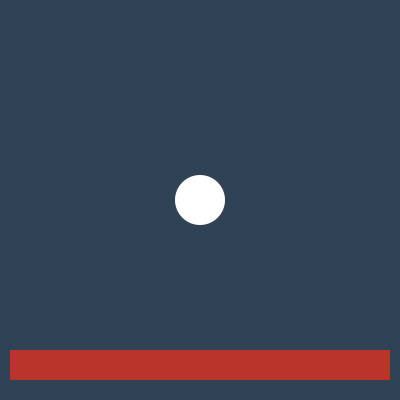
Frame 1 (no input)
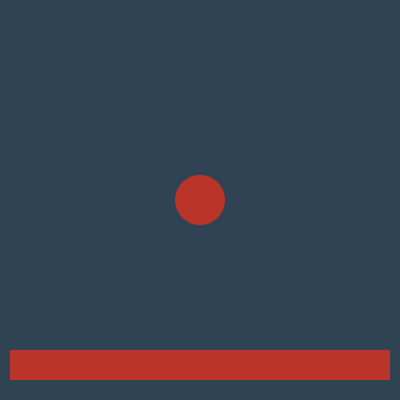
Frame 60 (the mouse pressed at the canvas centre just before this capture)
Frame 120 (the mouse held since frame 60 and released just before this capture): identical to frame 60, image omitted

The Processing sketch that drew these frames (run headless with seeded random() and noise(); from frame 60 on, the mouse is pressed at the canvas centre):

// Processing sketch: variables_comparadas
// ── variables_comparadas.pde
/*
Comparaciones de diferentes tipos de Variables
 por Sergio Majluf
 
 creado en Octubre 2016
 Actualizado Octubre 2017
 
 
 */

// Declaro Varialbles
int entero;
float decimal;
String saludo, saludo2;
color rojo, verde, piedra, hueso;
boolean prendido;

void setup() {
  size(400, 400);
  // Inicializo variables
  entero = 1;
  decimal = 0.3;
  saludo = "Hola cómo estás";
  saludo2 = "Hola como estas";
  rojo = color(186, 52, 42);
  verde = color(166, 167, 17);
  piedra = color(48, 67, 84);
  hueso = color(246, 243, 219);
  prendido = false; // true o false

  noStroke();
}
void draw() {

  /* Formas de comparar
   == A es idéntico a B
   != A es distitno a B
   >  A es nayor que B
   <  A es menor que B
   */

  // esto es igual a decir
  // if(prendido== true) {
  if (prendido) {
    background(hueso);
  } else {
    background(piedra);
  }


  // al comparar se usan dos sigos igual
  // comparar entero y decimal al hacer pruebas


  if (entero > 1) {
    // acá se ejecuta el código
    // sólo si lo de arriba es verdadero
    rect(175, 175, 50, 50);
  } else {
    ellipse(200, 200, 50, 50);
  }

  if (red(rojo) == 255.0) {
    println("el color tiene todo el rojo posible");
  }

  if (saludo.equals(saludo2) == true) {
    fill (verde);
  } else {
    fill(rojo);
  }
  rect(10, height-50, width-20, 30);
}

void keyPressed() {
  prendido = !prendido;
}
